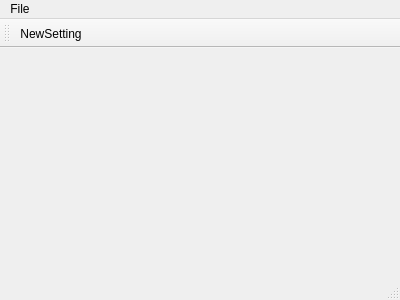
<?xml version="1.0" encoding="UTF-8"?>
<ui version="4.0">
 <class>MainWindow</class>
 <widget class="QMainWindow" name="MainWindow">
  <property name="geometry">
   <rect>
    <x>0</x>
    <y>0</y>
    <width>400</width>
    <height>300</height>
   </rect>
  </property>
  <property name="windowTitle">
   <string>MainWindow</string>
  </property>
  <widget class="QWidget" name="centralWidget"/>
  <widget class="QMenuBar" name="menuBar">
   <property name="geometry">
    <rect>
     <x>0</x>
     <y>0</y>
     <width>400</width>
     <height>21</height>
    </rect>
   </property>
   <widget class="QMenu" name="menuFile">
    <property name="title">
     <string>File</string>
    </property>
    <addaction name="actionSetting"/>
   </widget>
   <addaction name="menuFile"/>
  </widget>
  <widget class="QToolBar" name="mainToolBar">
   <attribute name="toolBarArea">
    <enum>TopToolBarArea</enum>
   </attribute>
   <attribute name="toolBarBreak">
    <bool>false</bool>
   </attribute>
   <addaction name="actionNewSetting"/>
  </widget>
  <widget class="QStatusBar" name="statusBar"/>
  <action name="actionSetting">
   <property name="text">
    <string>Setting</string>
   </property>
  </action>
  <action name="actionNewSetting">
   <property name="text">
    <string>NewSetting</string>
   </property>
   <property name="toolTip">
    <string>Setting</string>
   </property>
  </action>
 </widget>
 <layoutdefault spacing="6" margin="11"/>
 <resources/>
 <connections/>
</ui>
